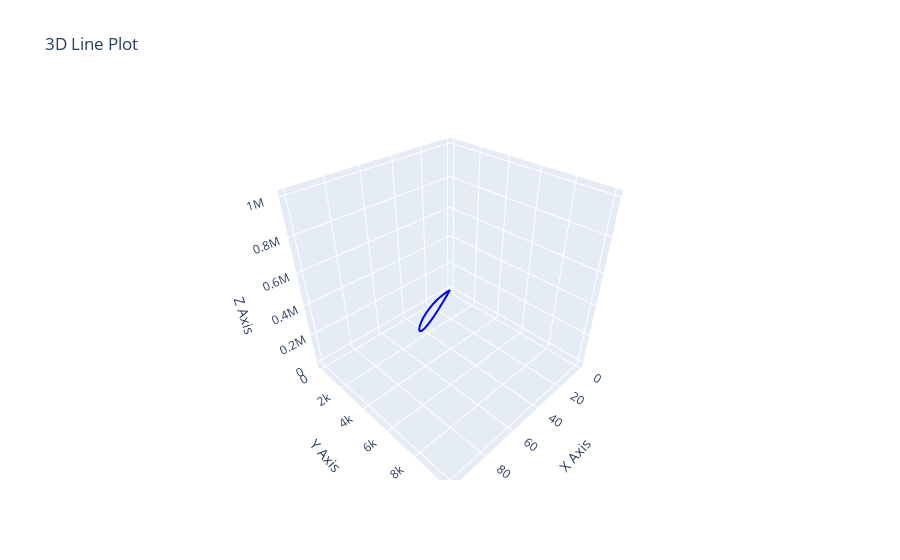

This figure's notebook cell:
### Code cell
# Create a 3D line plot
import plotly.express as go1
import plotly.graph_objects as go
fig = go.Figure(data=[go.Scatter3d(x=number, y=number_sqr, z=number_cube, mode='lines', line=dict(color='blue', width=4))])

# Set axis labels
fig.update_layout(scene=dict(
                    xaxis_title='X Axis',
                    yaxis_title='Y Axis',
                    zaxis_title='Z Axis'),
                  title='3D Line Plot')

# Show the plot
fig.show()
